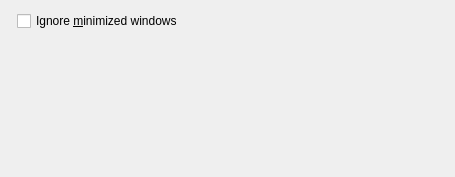
<?xml version="1.0" encoding="UTF-8"?>
<!--
    SPDX-FileCopyrightText: 2021 Vlad Zahorodnii <vlad.zahorodnii@kde.org>

    SPDX-License-Identifier: LGPL-2.1-only OR LGPL-3.0-only
-->
<ui version="4.0">
 <class>WindowViewEffectConfig</class>
 <widget class="QWidget" name="WindowViewEffectConfig">
  <property name="geometry">
   <rect>
    <x>0</x>
    <y>0</y>
    <width>455</width>
    <height>177</height>
   </rect>
  </property>
  <layout class="QFormLayout" name="formLayout">
   <item row="0" column="1">
    <widget class="QCheckBox" name="kcfg_IgnoreMinimized">
     <property name="text">
      <string>Ignore &amp;minimized windows</string>
     </property>
    </widget>
   </item>
   <item row="1" column="0" colspan="2">
    <widget class="KShortcutsEditor" name="shortcutsEditor">
     <property name="sizePolicy">
      <sizepolicy hsizetype="Preferred" vsizetype="Preferred">
       <horstretch>0</horstretch>
       <verstretch>0</verstretch>
      </sizepolicy>
     </property>
     <property name="actionTypes">
       <enum>KShortcutsEditor::GlobalAction</enum>
     </property>
    </widget>
   </item>
  </layout>
 </widget>
 <customwidgets>
  <customwidget>
   <class>KShortcutsEditor</class>
   <extends>QWidget</extends>
   <header>kshortcutseditor.h</header>
   <container>1</container>
  </customwidget>
 </customwidgets>
 <resources/>
 <connections/>
</ui>
